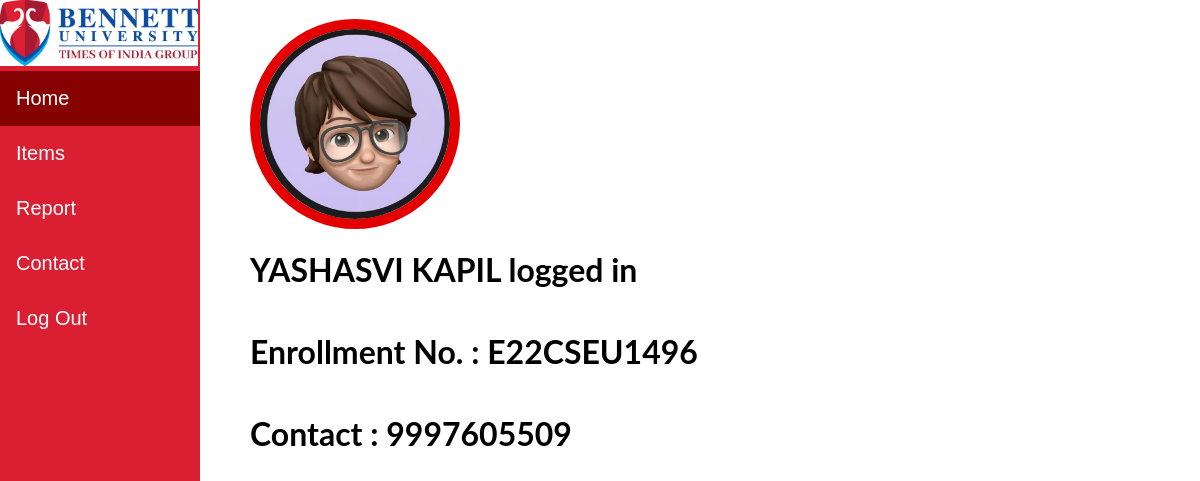
Screenshot of /home (signed in) with the database file from the repository.
### tables this page shows
CREATE TABLE USERS(
ID VARCHAR  PRIMARY KEY NOT NULL,
NAME VARCHAR NOT NULL,
PASSWORD VARCHAR NOT NULL,
MOBILE VARCHAR
);

### main/routes.py (the view)
@app.route("/")
@app.route("/home")
def home():
    if not session.get("username"):
        return redirect("/login")
    db = sqlite3.connect("USERS.db")
    curr = db.cursor()
    query = f'select id,name,mobile from USERS where id ="{session.get("username")}"'
    curr.execute(query)
    x = curr.fetchone()
    curr.close()
    db.close()
    return render_template("dashboard.html", name=x[1], username=x[0], phone=x[2])

### main/templates/dashboard.html (shortened to what this page needs)
<!DOCTYPE html>
<html lang="en">
  <head>
  </head>
  <body>
    <div class="sidebar" style="position: fixed">
      <img src={{ url_for('static', filename='ben10logo.png') }} alt="logo"
      width="99%" style="background: rgb(255, 255, 255);">
      <a href="/" class="active">Home</a>
      <a href="/items">Items</a>
      <a href="/report">Report</a>
      <a href="/contact">Contact</a>
      <a href="/logout">Log Out</a>
    </div>
    <br />
    <div class="user">
      <img src={{ url_for('static', filename='user.png.jpg') }} alt="user"
      width="20%" style="border: 10px rgb(227, 0, 0) solid;
      border-radius: 110%; ; " />
      <h1>{{ name }} logged in</h1>
      <h1>Enrollment No. : {{ username }}</h1>
      <h1>Contact : {{ phone }}</h1>
    </div>
  </body>
</html>

### main/templates/dashboard.html (style rules this page uses)
body { margin: 0; font-family: "Lato", sans-serif; }
.sidebar { margin: 0; padding: 0; width: 200px; background: #db1f32; position: fixed; height: 100%; overflow: auto; font-size: 20px; font-family: "Franklin Gothic Medium", "Arial Narrow", Arial, sans-serif; }
.sidebar a { display: block; color: rgb(255, 255, 255); padding: 16px; text-decoration: none; }
.sidebar a.active { background: #860202; color: white; }
.user { display: flex; flex-direction: column; margin-left: 250px; }

### rows the page displays
USERS: NAME "YASHASVI KAPIL", ID "E22CSEU1496", MOBILE "9997605509"
